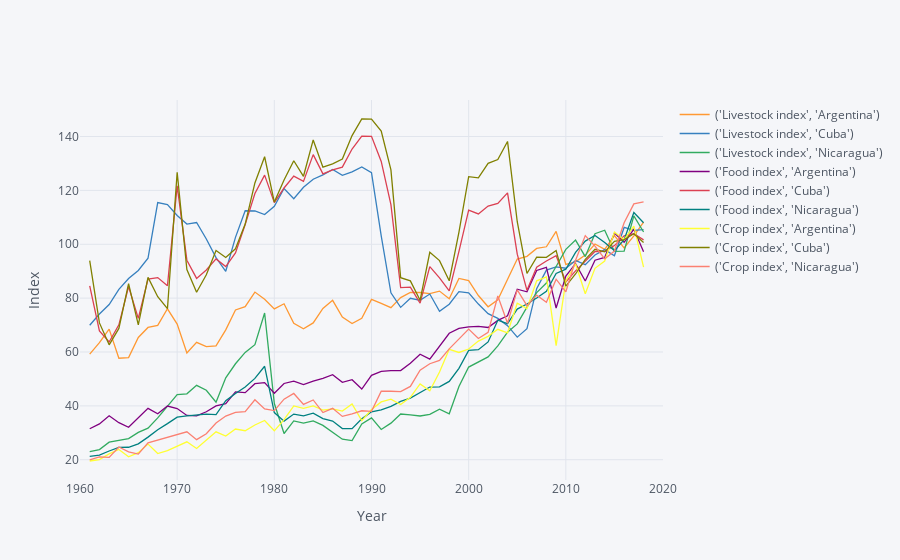

This figure's notebook cell:
### Code cell
vars = {"AG.PRD.LVSK.XD":"Livestock index",
        "AG.PRD.FOOD.XD":"Food index",
        "AG.PRD.CROP.XD":"Crop index"}

foods = fix_date_index(wbdata.get_dataframe(vars,country=use)).squeeze().unstack('country')

foods.iplot(xTitle="Year",yTitle="Index")
